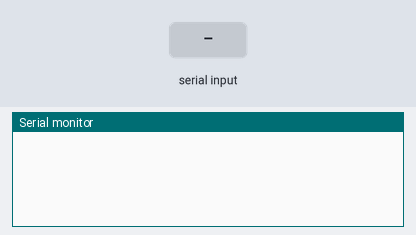
A sketch run on a simulated Arduino Uno, built with avr-gcc and run on an emulated ATmega328P. On the bench: the last lines printed to the serial monitor. The test bench sets the inputs (shaded band).

Above: at 1.2 s.
1.3 s: "1" received over Serial
At 2.9 s:
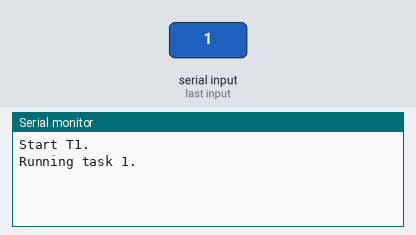
3.5 s: "1" received over Serial
At 4.5 s:
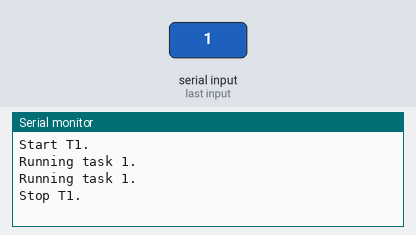
5.0 s: "2" received over Serial
At 5.9 s:
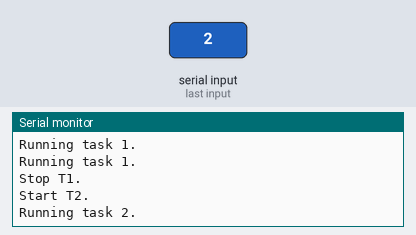

The sketch:

f_pointer.ino
```cpp
void t1();
void t2();
void parse_serial();

volatile unsigned long int ticks = 0;
volatile unsigned long int prev_ticks = 0;

void (*fpointer[2])();

// {osoite 1, osoite 2}

void setup() {
  // put your setup code here, to run once:
  Serial.begin(9600);

  TCCR2A = 0; // Normal mode, no output compare signals
  TCCR2B = (1<<CS22)|(1<<CS21)|(1<<CS20); // Prescaler 1024
  TIMSK2 = (1<< TOIE2); // Enable overflow interrupt
  // This should result in approx 61Hz timer2 overflow rate
  fpointer[0] = NULL;
  fpointer[1] = NULL;


}

void loop() {
  parse_serial();
  if (ticks > prev_ticks + 61 ){
    prev_ticks = ticks;
    for (int n = 0; n < 2; n++)
    {
      if (fpointer[n] != NULL)
        (*fpointer[n])();
    }
  }
}


ISR (TIMER2_OVF_vect){
  ticks +=1;
}

void parse_serial()
{
  int incomingByte = 0 ;
  while (Serial.available() > 0)
  {
    incomingByte = Serial.read();
    if (incomingByte == '1')
      if (fpointer[0] == NULL){
        fpointer[0] = &t1;
        Serial.println("Start T1.");
      }
      else{
        fpointer[0] = NULL;
        Serial.println("Stop T1.");
      }
    if (incomingByte == '2'){

      if (fpointer[1] == NULL){
        fpointer[1] = &t2;
        Serial.println("Start T2.");
      }
      else{
        fpointer[1] = NULL;
        Serial.println("Stop T2.");
      }
    }
  }
}

void t1()
{
  Serial.println("Running task 1.");
  delay(100);

}


void t2()
{
    Serial.println("Running task 2.");
    delay(100);
}
```

Measured:
- after the input at 1.3 s, the serial monitor: prints a new line at once (image 1)
- after the input at 3.5 s, the serial monitor: prints a new line at once (image 2)
- after the input at 5.0 s, the serial monitor: prints a new line at once (image 3)
